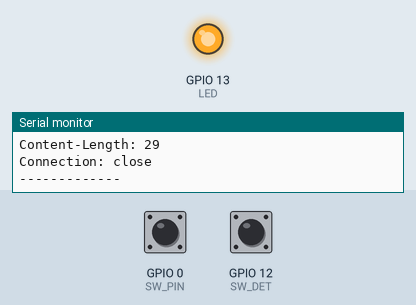
This sketch was run on a simulated ESP8266 (NodeMCU). On the bench: output pins drawn as LEDs (lit = HIGH), the last lines printed to the serial monitor. The inputs (shaded band) are chosen by the test bench; at power-on: GPIO 12 (SW_DET) HIGH, GPIO 0 (SW_PIN) HIGH. WiFi joins after 1.5 s; servers stay silent unless stated; storage starts empty; web services answer with replies made up by the test bench; not simulated (calls return 0 or success): WiFiClientSecureAxTLS.h.

Above: at 7.7 s.
7.8 s: GPIO 12 (SW_DET) pulled LOW for 2.35 s
At 9.02 s:
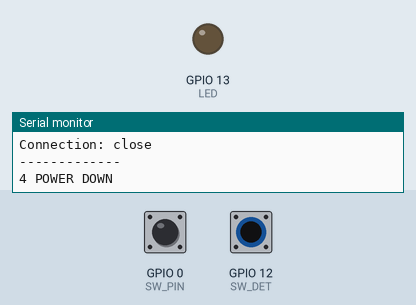
15.9 s: GPIO 12 (SW_DET) pulled LOW for 2.35 s
Timing chart, 0 to 25.6 s (numbered marks = the images above; inputs shaded):
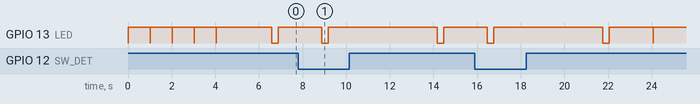

The sketch:

line-power-fail-alarm2.ino
```cpp
#include <ESP8266WiFi.h>          //https://github.com/esp8266/Arduino

#include <WiFiClientSecureAxTLS.h> // arduino core 2.5.0

//needed for library
#include <DNSServer.h>
#include <ESP8266WebServer.h>
#include <WiFiManager.h>         //https://github.com/tzapu/WiFiManager
#include <FS.h>
#include <ArduinoJson.h>  // V 5.13.4

#define SW_DET  12
#define SW_PIN  0
#define LED 13
//#define LED 2 //nodemcu v3

int state = 0;
int stateCount = 0;
int firstStart = 1;

int POWER_UP_SEND_COUNT = 3; //ต้องการให้แจ้งเตือนซ้ำ 3 ครั้ง
int POWER_DOWN_SEND_COUNT = 5; //ต้องการให้แจ้งเตือนซ้ำ 3 ครั้ง
int POWER_SEND_TIME =  60; //ห่างกัน 60 วินาที

int powerUpSendCount = POWER_UP_SEND_COUNT;
int powerUpSendTime = POWER_SEND_TIME;
int powerDownSendCount = POWER_DOWN_SEND_COUNT;
int powerDownSendTime = POWER_SEND_TIME;

// Line config
//#define LINE_TOKEN "ez4tu8UFv2Yw7ELVCeyrfSfFqOYTUlb6QqTfZJotMp3" //"LhVtD4p7uL879nYR9EoACUvZuC30gNonSQ1RaNC5jUP"
char LINE_TOKEN[45] = "ez4tu8UFv2Yw7ELVCeyrfSfFqOYTUlb6QqTfZJotMp3";
String line_token;
char power_down_count[4] = "6";
char power_up_count[4] = "6";
char cap_count[4] = "60";

bool shouldSaveConfig = false;

// https://meyerweb.com/eric/tools/dencoder/
// ตอนนี้โรงเจนไฟฟ้าโรงที่4 ไฟฟ้าดับอยู่
//String powerDown = "%E0%B8%95%E0%B8%AD%E0%B8%99%E0%B8%99%E0%B8%B5%E0%B9%89%E0%B9%82%E0%B8%A3%E0%B8%87%E0%B9%80%E0%B8%88%E0%B8%99%E0%B9%84%E0%B8%9F%E0%B8%9F%E0%B9%89%E0%B8%B2%E0%B9%82%E0%B8%A3%E0%B8%87%E0%B8%97%E0%B8%B5%E0%B9%884%20%E0%B9%84%E0%B8%9F%E0%B8%9F%E0%B9%89%E0%B8%B2%E0%B8%94%E0%B8%B1%E0%B8%9A%E0%B8%AD%E0%B8%A2%E0%B8%B9%E0%B9%88";
// ตอนนี้โรงเจนไฟฟ้าโรงที่5 ไฟฟ้าดับอยู่
//String powerDown = "%E0%B8%95%E0%B8%AD%E0%B8%99%E0%B8%99%E0%B8%B5%E0%B9%89%E0%B9%82%E0%B8%A3%E0%B8%87%E0%B9%80%E0%B8%88%E0%B8%99%E0%B9%84%E0%B8%9F%E0%B8%9F%E0%B9%89%E0%B8%B2%E0%B9%82%E0%B8%A3%E0%B8%87%E0%B8%97%E0%B8%B5%E0%B9%885%20%E0%B9%84%E0%B8%9F%E0%B8%9F%E0%B9%89%E0%B8%B2%E0%B8%94%E0%B8%B1%E0%B8%9A%E0%B8%AD%E0%B8%A2%E0%B8%B9%E0%B9%88";
// ตอนนี้โรงเจนไฟฟ้าโรงที่9 ไฟฟ้าดับอยู่
String powerDown = "%E0%B8%95%E0%B8%AD%E0%B8%99%E0%B8%99%E0%B8%B5%E0%B9%89%E0%B9%82%E0%B8%A3%E0%B8%87%E0%B9%80%E0%B8%88%E0%B8%99%E0%B9%84%E0%B8%9F%E0%B8%9F%E0%B9%89%E0%B8%B2%E0%B9%82%E0%B8%A3%E0%B8%87%E0%B8%97%E0%B8%B5%E0%B9%889%20%E0%B9%84%E0%B8%9F%E0%B8%9F%E0%B9%89%E0%B8%B2%E0%B8%94%E0%B8%B1%E0%B8%9A%E0%B8%AD%E0%B8%A2%E0%B8%B9%E0%B9%88";

// ตอนนี้โรงเจนไฟฟ้าโรงที่4 ไฟฟ้ามาปกติแล้ว
//String powerUp = "%E0%B8%95%E0%B8%AD%E0%B8%99%E0%B8%99%E0%B8%B5%E0%B9%89%E0%B9%82%E0%B8%A3%E0%B8%87%E0%B9%80%E0%B8%88%E0%B8%99%E0%B9%84%E0%B8%9F%E0%B8%9F%E0%B9%89%E0%B8%B2%E0%B9%82%E0%B8%A3%E0%B8%87%E0%B8%97%E0%B8%B5%E0%B9%884%20%E0%B9%84%E0%B8%9F%E0%B8%9F%E0%B9%89%E0%B8%B2%E0%B8%A1%E0%B8%B2%E0%B8%9B%E0%B8%81%E0%B8%95%E0%B8%B4%E0%B9%81%E0%B8%A5%E0%B9%89%E0%B8%A7";
// ตอนนี้โรงเจนไฟฟ้าโรงที่5 ไฟฟ้ามาปกติแล้ว
//String powerUp = "%E0%B8%95%E0%B8%AD%E0%B8%99%E0%B8%99%E0%B8%B5%E0%B9%89%E0%B9%82%E0%B8%A3%E0%B8%87%E0%B9%80%E0%B8%88%E0%B8%99%E0%B9%84%E0%B8%9F%E0%B8%9F%E0%B9%89%E0%B8%B2%E0%B9%82%E0%B8%A3%E0%B8%87%E0%B8%97%E0%B8%B5%E0%B9%885%20%E0%B9%84%E0%B8%9F%E0%B8%9F%E0%B9%89%E0%B8%B2%E0%B8%A1%E0%B8%B2%E0%B8%9B%E0%B8%81%E0%B8%95%E0%B8%B4%E0%B9%81%E0%B8%A5%E0%B9%89%E0%B8%A7";
// ตอนนี้โรงเจนไฟฟ้าโรงที่9 ไฟฟ้ามาปกติแล้ว
String powerUp = "%E0%B8%95%E0%B8%AD%E0%B8%99%E0%B8%99%E0%B8%B5%E0%B9%89%E0%B9%82%E0%B8%A3%E0%B8%87%E0%B9%80%E0%B8%88%E0%B8%99%E0%B9%84%E0%B8%9F%E0%B8%9F%E0%B9%89%E0%B8%B2%E0%B9%82%E0%B8%A3%E0%B8%87%E0%B8%97%E0%B8%B5%E0%B9%889%20%E0%B9%84%E0%B8%9F%E0%B8%9F%E0%B9%89%E0%B8%B2%E0%B8%A1%E0%B8%B2%E0%B8%9B%E0%B8%81%E0%B8%95%E0%B8%B4%E0%B9%81%E0%B8%A5%E0%B9%89%E0%B8%A7";

void Line_Notify_Send(String msg) {
  digitalWrite(LED, 0); //on
//  return; //test
//  WiFiClientSecure client;
  axTLS::WiFiClientSecure client; // arduino core 2.5.0

  if (!client.connect("notify-api.line.me", 443)) {
    Serial.println("connection failed");
    return;
  }

  String req = "";
  req += "POST /api/notify HTTP/1.1\r\n";
  req += "Host: notify-api.line.me\r\n";
  req += "Authorization: Bearer " + String(line_token) + "\r\n";
  req += "Cache-Control: no-cache\r\n";
  req += "User-Agent: ESP8266\r\n";
  req += "Content-Type: application/x-www-form-urlencoded\r\n";
  req += "Content-Length: " + String(String("message=" + msg).length()) + "\r\n";
  req += "\r\n";
  req += "message=" + msg;
  // Serial.println(req);
  client.print(req);

  delay(20);

  Serial.println("-------------");
  while(client.connected()) {
    String line = client.readStringUntil('\n');
    if (line == "\r") {
      break;
    }
    Serial.println(line);
  }
  Serial.println("-------------");
  digitalWrite(LED, 1); //off
}

void ledBlink() {
  digitalWrite(LED, 0); //on
  delay(10);
  digitalWrite(LED, 1); //off
}

void setup() {
  // put your setup code here, to run once:
  Serial.begin(115200);
  pinMode(SW_PIN, INPUT_PULLUP);
  pinMode(SW_DET, INPUT_PULLUP);
  pinMode(LED, OUTPUT);

  //WiFiManager
  //Local intialization. Once its business is done, there is no need to keep it around
  WiFiManager wifiManager;

  Serial.println("Reset wifi config?:");
  for(int i=5; i>0; i--){
    Serial.print(String(i)+" ");
    ledBlink();
    delay(1000);
  }

  //reset saved settings
  if(digitalRead(SW_PIN) == LOW) // Press button
  {
    Serial.println();
    Serial.println("Reset wifi config");
    digitalWrite(LED, 0); //on
    wifiManager.resetSettings();
    SPIFFS.format();
  }

//  wifiManager.autoConnect("AutoConnectAP");
//  Serial.println("connected...yeey :)");

  Serial.println("mounting FS...");

  if (SPIFFS.begin()) {
    Serial.println("mounted file system");
    if (SPIFFS.exists("/config.json")) {
      //file exists, reading and loading
      Serial.println("reading config file");
      File configFile = SPIFFS.open("/config.json", "r");
      if (configFile) {
        Serial.println("opened config file");
        size_t size = configFile.size();
        // Allocate a buffer to store contents of the file.
        std::unique_ptr<char[]> buf(new char[size]);

        configFile.readBytes(buf.get(), size);
        DynamicJsonBuffer jsonBuffer;
        JsonObject& json = jsonBuffer.parseObject(buf.get());
        json.printTo(Serial);
        if (json.success()) {
          Serial.println("\nparsed json");

          strcpy(LINE_TOKEN, json["LINE_TOKEN"]);
          strcpy(power_down_count, json["power_down_count"]);
          strcpy(power_up_count, json["power_up_count"]);
          strcpy(cap_count, json["cap_count"]);

        } else {
          Serial.println("failed to load json config");
        }
        configFile.close();
      }
    }
  } else {
    Serial.println("failed to mount FS");
  }
  //end read

  WiFiManagerParameter custom_LINE_TOKEN("LINE_TOKEN", "LINE_TOKEN", LINE_TOKEN, 43);
  WiFiManagerParameter custom_power_down_count("power_down_count", "power_down_count", power_down_count, 2);
  WiFiManagerParameter custom_power_up_count("power_up_count", "power_up_count", power_up_count, 2);
  WiFiManagerParameter custom_cap_count("cap_count", "cap_count", cap_count, 2);

  //set config save notify callback
  wifiManager.setSaveConfigCallback(saveConfigCallback);

  //set static ip
  //wifiManager.setSTAStaticIPConfig(IPAddress(10,0,1,99), IPAddress(10,0,1,1), IPAddress(255,255,255,0));

  //add all your parameters here
  WiFiManagerParameter line_text("<br><span>Line token</span>");
  wifiManager.addParameter(&line_text);
  wifiManager.addParameter(&custom_LINE_TOKEN);

  WiFiManagerParameter power_down_count_text("<br><span>Power down repeat</span>");
  wifiManager.addParameter(&power_down_count_text);
  wifiManager.addParameter(&custom_power_down_count);

  WiFiManagerParameter power_up_count_text("<br><span>Power up repeat</span>");
  wifiManager.addParameter(&power_up_count_text);
  wifiManager.addParameter(&custom_power_up_count);

  WiFiManagerParameter cap_count_text("<br><span>Interval repeat</span>");
  wifiManager.addParameter(&cap_count_text);
  wifiManager.addParameter(&custom_cap_count);

  if (!wifiManager.autoConnect("PowerFailAlarm")) {
    Serial.println("failed to connect and hit timeout");
//    delay(3000);
    for(int i=0; i<10; i++) {
      digitalWrite(LED_BUILTIN, 0); //on
      delay(50);
      digitalWrite(LED_BUILTIN, 1); //off
      delay(500);
    }

    //reset and try again, or maybe put it to deep sleep
    ESP.reset();
    delay(5000);
  }

  //if you get here you have connected to the WiFi
  Serial.println("connected...yeey :)");

  //read updated parameters
  strcpy(LINE_TOKEN, custom_LINE_TOKEN.getValue());
  strcpy(power_down_count, custom_power_down_count.getValue());
  strcpy(power_up_count, custom_power_up_count.getValue());
  strcpy(cap_count, custom_cap_count.getValue());

  //save the custom parameters to FS
  if (shouldSaveConfig) {
    Serial.println("saving config");
    DynamicJsonBuffer jsonBuffer;
    JsonObject& json = jsonBuffer.createObject();
    Serial.println("LINE_TOKEN -> "+String(LINE_TOKEN));
    json["LINE_TOKEN"] = LINE_TOKEN;
    json["power_down_count"] = power_down_count;
    json["power_up_count"] = power_up_count;
    json["cap_count"] = cap_count;

    File configFile = SPIFFS.open("/config.json", "w");
    if (!configFile) {
      Serial.println("failed to open config file for writing");
    }

    json.printTo(Serial);
    json.printTo(configFile);
    configFile.close();
    //end save
  }

  line_token = String(LINE_TOKEN);
  POWER_DOWN_SEND_COUNT = String(power_down_count).toInt();
  POWER_UP_SEND_COUNT = String(power_up_count).toInt();
  POWER_SEND_TIME = String(cap_count).toInt();

  Serial.println();
  Serial.print("local ip: ");
  Serial.println(WiFi.localIP());

  Serial.print("line_token: ");
  Serial.println(line_token);
  Serial.print("POWER_DOWN_SEND_COUNT: ");
  Serial.println(POWER_DOWN_SEND_COUNT);
  Serial.print("POWER_UP_SEND_COUNT: ");
  Serial.println(POWER_UP_SEND_COUNT);
  Serial.print("POWER_SEND_TIME: ");
  Serial.println(POWER_SEND_TIME);
}

void loop() {
  ledBlink();

  if(!digitalRead(SW_DET)) { //power down
    if(!state) { //แจ้งเตือนไฟดับครั้งแรก
      state = 1;
      powerDownSendCount = POWER_DOWN_SEND_COUNT; //กำหนดค่านับจำนวนกี่ครั้ง
      powerDownSendTime = 1000*POWER_SEND_TIME; //กำหนดค่าเวลาในการส่ง
      Serial.println("POWER DOWN");
      Line_Notify_Send(powerDown);
    } else {
      powerDownSendTime -= 5000;
      if(powerDownSendTime <= 0) {
        powerDownSendTime = 1000*POWER_SEND_TIME;
        if(powerDownSendCount) {
          --powerDownSendCount;
          Serial.print(String(powerDownSendCount));
          Serial.println(" POWER DOWN");
          Line_Notify_Send(powerDown);
        }
      }
    }
    delay(5000);
  } else { //power up
    if(firstStart) {
      firstStart = 0;
      state = 1;
      Serial.println("Smart Detector Start");
      Line_Notify_Send("Smart Detector Start");
    } else {
      if(state) { //แจ้งเตือนไฟติดครั้งแรก
        state = 0;
        powerUpSendCount = POWER_UP_SEND_COUNT; //กำหนดค่านับจำนวนกี่ครั้ง
        powerUpSendTime = 1000*POWER_SEND_TIME; //กำหนดค่าเวลาในการส่ง
        Serial.println("POWER UP");
        Line_Notify_Send(powerUp);
      } else {
        powerUpSendTime -= 2000;
        if(powerUpSendTime <= 0) {
          powerUpSendTime = 1000*POWER_SEND_TIME;
          if(powerUpSendCount) {
            --powerUpSendCount;
            Serial.print(String(powerUpSendCount));
            Serial.println(" POWER UP");
            Line_Notify_Send(powerUp);
          }
        }
      }
    }
    delay(2000);
  }

}

void saveConfigCallback () {
  Serial.println("Should save config");
  shouldSaveConfig = true;
}
```
